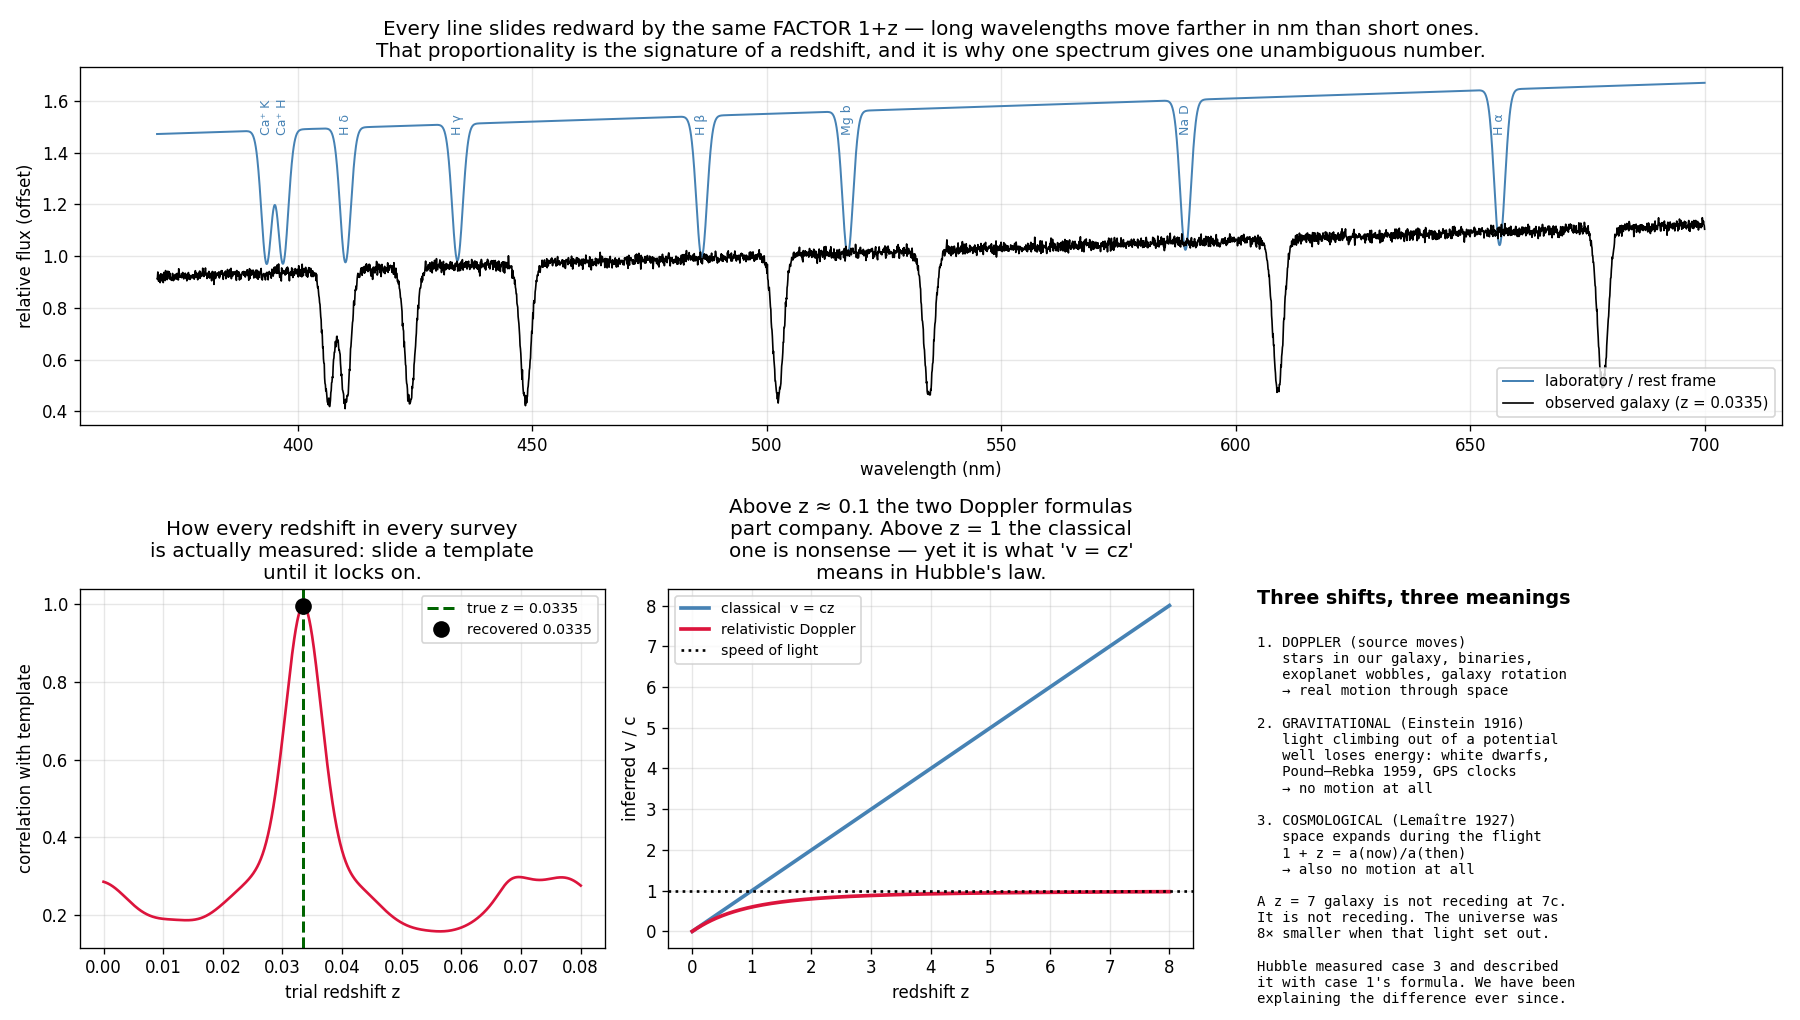

Write Python code to recreate this figure.
"""The spectral line as a speedometer — and the three different things a shift can mean.

Once Kirchhoff showed that each line sits at a fixed laboratory wavelength, any
observed displacement of that line becomes a velocity measurement. Huggins did it
first in 1868, getting Sirius' motion to within a few tens of km/s using a visual
spectroscope and a great deal of patience.

This is the single most productive measurement in astronomy. It gave us:
    · binary star masses (and therefore all stellar masses)
    · galaxy rotation curves → dark matter (ch08)
    · exoplanets by radial velocity → the 2019 Nobel Prize
    · the expansion of the universe (ch07)

But the last of those requires care, because THREE physically different things all
shift a line, and telling them apart is most of modern cosmology:

    1. classical Doppler    — the source moves through space
    2. relativistic Doppler — plus time dilation, matters above ~0.1c
    3. cosmological redshift — space itself expands while the light is in flight;
                               nothing is "moving" at all

Hubble's galaxies are case 3, but the small-z formula happens to look like case 1,
which caused (and still causes) enormous confusion. z > 1 galaxies are not
travelling faster than light; they are not travelling at all.

    phenomenon:   a known spectral line is observed away from its rest wavelength
    simulation:   shift a hydrogen spectrum by each of the three mechanisms
    dissection:   invert the shift for velocity; compare the three formulas
    formula:      1 + z = λ_obs/λ_rest, and what z means depends on the physics.
"""
from pathlib import Path

import matplotlib.pyplot as plt
import numpy as np
import torch

C_KMS = 299792.458

# rest wavelengths (nm) of lines every astronomer knows by heart
REST = {"Ca⁺ K": 393.37, "Ca⁺ H": 396.85, "H δ": 410.17, "H γ": 434.05,
        "H β": 486.13, "Mg b": 517.27, "Na D": 589.29, "H α": 656.28}


def z_from_v_classical(v):
    return v / C_KMS


def z_from_v_relativistic(v):
    b = v / C_KMS
    return torch.sqrt((1 + b) / (1 - b)) - 1


def v_from_z_relativistic(z):
    return C_KMS * ((1 + z) ** 2 - 1) / ((1 + z) ** 2 + 1)


print("The same observed redshift z, read by three different formulas:")
print("     z      classical v      relativistic v     recession 'speed'")
print("            = cz (km/s)      (km/s)             at that z (km/s)")
for z in (0.001, 0.01, 0.1, 0.5, 1.0, 2.0, 7.0):
    zt = torch.tensor(z, dtype=torch.float64)
    v_cl = z * C_KMS
    v_rel = float(v_from_z_relativistic(zt))
    flag = "  ← exceeds c!" if v_cl > C_KMS else ""
    print(f"  {z:5.3f}   {v_cl:12.1f}   {v_rel:14.1f}      {v_cl:12.1f}{flag}")
print()
print("At z = 7 the naive cz gives 2.1 million km/s — seven times the speed of light.")
print("Nothing is wrong with relativity; the formula is simply the wrong one. Those")
print("photons were not outrun by anything. The space they crossed grew underneath")
print("them by a factor of 1+z = 8 while they were in transit.\n")

# --- a worked example: measuring a galaxy's redshift from its spectrum ---
Z_TRUE = 0.0335                     # roughly the Coma cluster
lam = torch.linspace(370, 700, 4000, dtype=torch.float64)


def spectrum(z, depths=None):
    depths = depths or {k: 0.55 for k in REST}
    s = torch.ones_like(lam) * (1 + 0.0006 * (lam - 500))     # a sloped continuum
    for name, l0 in REST.items():
        s = s * (1 - depths[name] * torch.exp(-((lam - l0 * (1 + z)) / 1.6) ** 2))
    return s


torch.manual_seed(2)
obs = spectrum(Z_TRUE) + 0.012 * torch.randn(len(lam), dtype=torch.float64)

# --- dissection: cross-correlate against a rest-frame template ---
# This is exactly what every redshift pipeline in the world does.
z_grid = torch.linspace(0.0, 0.08, 1600, dtype=torch.float64)
template_0 = spectrum(0.0)
scores = []
for zz in z_grid:
    t = spectrum(float(zz))
    a, b = obs - obs.mean(), t - t.mean()
    scores.append(float((a * b).sum() / torch.sqrt((a * a).sum() * (b * b).sum())))
scores = torch.tensor(scores)
z_best = float(z_grid[int(torch.argmax(scores))])

print(f"cross-correlation redshift measurement:")
print(f"  recovered z = {z_best:.5f}   (truth {Z_TRUE:.5f})")
print(f"  → cz = {z_best*C_KMS:.0f} km/s")
print(f"  every line moves by the SAME FACTOR (1+z), not the same amount — that is")
print(f"  how you tell a redshift from an instrument error or a blended line.\n")

print("  line       rest λ (nm)   observed λ (nm)   shift (nm)")
for name, l0 in REST.items():
    print(f"  {name:9s}  {l0:10.2f}   {l0*(1+z_best):13.2f}   {l0*z_best:+9.2f}")

# --- visualization ---
fig = plt.figure(figsize=(15, 8.5))
gs = fig.add_gridspec(2, 3)

# Panel 1: rest vs observed spectrum
ax = fig.add_subplot(gs[0, :])
ax.plot(lam, spectrum(0.0) + 0.55, color="steelblue", lw=1.2,
        label="laboratory / rest frame")
ax.plot(lam, obs, color="black", lw=1.0, label=f"observed galaxy (z = {z_best:.4f})")
for name, l0 in REST.items():
    ax.annotate("", xy=(l0 * (1 + z_best), 0.30), xytext=(l0, 0.85),
                arrowprops=dict(arrowstyle="->", color="crimson", lw=1.2, alpha=0.8))
    ax.text(l0, 1.48, name, fontsize=7.5, ha="center", color="steelblue", rotation=90)
ax.set_xlabel("wavelength (nm)")
ax.set_ylabel("relative flux (offset)")
ax.set_title("Every line slides redward by the same FACTOR 1+z — long wavelengths "
             "move farther in nm than short ones.\n"
             "That proportionality is the signature of a redshift, and it is why "
             "one spectrum gives one unambiguous number.")
ax.legend(fontsize=9, loc="lower right")
ax.grid(alpha=0.3)

# Panel 2: the cross-correlation peak
ax = fig.add_subplot(gs[1, 0])
ax.plot(z_grid, scores, color="crimson", lw=1.6)
ax.axvline(Z_TRUE, color="darkgreen", ls="--", lw=1.8, label=f"true z = {Z_TRUE}")
ax.plot(z_best, scores.max(), "o", color="black", ms=9, label=f"recovered {z_best:.4f}")
ax.set_xlabel("trial redshift z")
ax.set_ylabel("correlation with template")
ax.set_title("How every redshift in every survey\nis actually measured: slide a "
             "template\nuntil it locks on.")
ax.legend(fontsize=8.5)
ax.grid(alpha=0.3)

# Panel 3: the three formulas diverging
ax = fig.add_subplot(gs[1, 1])
zs = torch.linspace(0.001, 8, 400, dtype=torch.float64)
ax.plot(zs, zs * C_KMS / C_KMS, color="steelblue", lw=2.2, label="classical  v = cz")
ax.plot(zs, v_from_z_relativistic(zs) / C_KMS, color="crimson", lw=2.2,
        label="relativistic Doppler")
ax.axhline(1.0, color="black", ls=":", lw=1.6, label="speed of light")
ax.set_xlabel("redshift z")
ax.set_ylabel("inferred v / c")
ax.set_title("Above z ≈ 0.1 the two Doppler formulas\npart company. Above z = 1 the "
             "classical\none is nonsense — yet it is what 'v = cz'\nmeans in Hubble's law.")
ax.legend(fontsize=8.5)
ax.grid(alpha=0.3)

# Panel 4: which mechanism applies where
ax = fig.add_subplot(gs[1, 2])
ax.axis("off")
ax.text(0.0, 1.0, "Three shifts, three meanings", fontsize=11.5, weight="bold", va="top")
ax.text(0.0, 0.87, (
    "1. DOPPLER (source moves)\n"
    "   stars in our galaxy, binaries,\n"
    "   exoplanet wobbles, galaxy rotation\n"
    "   → real motion through space\n\n"
    "2. GRAVITATIONAL (Einstein 1916)\n"
    "   light climbing out of a potential\n"
    "   well loses energy: white dwarfs,\n"
    "   Pound–Rebka 1959, GPS clocks\n"
    "   → no motion at all\n\n"
    "3. COSMOLOGICAL (Lemaître 1927)\n"
    "   space expands during the flight\n"
    "   1 + z = a(now)/a(then)\n"
    "   → also no motion at all\n\n"
    "A z = 7 galaxy is not receding at 7c.\n"
    "It is not receding. The universe was\n"
    "8× smaller when that light set out.\n\n"
    "Hubble measured case 3 and described\n"
    "it with case 1's formula. We have been\n"
    "explaining the difference ever since."),
    fontsize=8.4, va="top", family="monospace")

plt.tight_layout()
out = Path(__file__).with_suffix(".png")
plt.savefig(out, dpi=120)
print(f"Saved: {out}")
